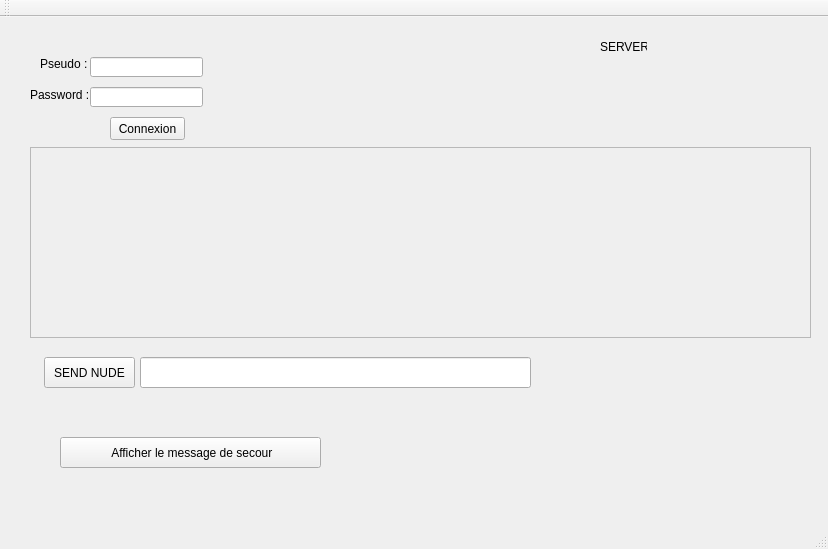
<?xml version="1.0" encoding="UTF-8"?>
<ui version="4.0">
 <class>Premier_Pas_QtClass</class>
 <widget class="QMainWindow" name="Premier_Pas_QtClass">
  <property name="geometry">
   <rect>
    <x>0</x>
    <y>0</y>
    <width>828</width>
    <height>549</height>
   </rect>
  </property>
  <property name="windowTitle">
   <string>Premier_Pas_Qt</string>
  </property>
  <widget class="QWidget" name="centralWidget">
   <widget class="QPushButton" name="pushButton">
    <property name="geometry">
     <rect>
      <x>60</x>
      <y>420</y>
      <width>261</width>
      <height>31</height>
     </rect>
    </property>
    <property name="text">
     <string> Afficher le message de secour</string>
    </property>
   </widget>
   <widget class="QLabel" name="label">
    <property name="geometry">
     <rect>
      <x>10</x>
      <y>460</y>
      <width>371</width>
      <height>31</height>
     </rect>
    </property>
    <property name="text">
     <string/>
    </property>
   </widget>
   <widget class="QLabel" name="label_2">
    <property name="geometry">
     <rect>
      <x>60</x>
      <y>0</y>
      <width>311</width>
      <height>31</height>
     </rect>
    </property>
    <property name="text">
     <string/>
    </property>
   </widget>
   <widget class="QLabel" name="label_3">
    <property name="geometry">
     <rect>
      <x>40</x>
      <y>40</y>
      <width>47</width>
      <height>13</height>
     </rect>
    </property>
    <property name="text">
     <string>Pseudo :</string>
    </property>
   </widget>
   <widget class="QLabel" name="label_4">
    <property name="geometry">
     <rect>
      <x>30</x>
      <y>70</y>
      <width>61</width>
      <height>16</height>
     </rect>
    </property>
    <property name="text">
     <string>Password :</string>
    </property>
   </widget>
   <widget class="QLineEdit" name="NameLineEdit">
    <property name="geometry">
     <rect>
      <x>90</x>
      <y>40</y>
      <width>113</width>
      <height>20</height>
     </rect>
    </property>
   </widget>
   <widget class="QLineEdit" name="PassLineEdit">
    <property name="geometry">
     <rect>
      <x>90</x>
      <y>70</y>
      <width>113</width>
      <height>20</height>
     </rect>
    </property>
   </widget>
   <widget class="QPushButton" name="pushButton_2">
    <property name="geometry">
     <rect>
      <x>110</x>
      <y>100</y>
      <width>75</width>
      <height>23</height>
     </rect>
    </property>
    <property name="text">
     <string>Connexion</string>
    </property>
   </widget>
   <widget class="QPushButton" name="pushButton_3">
    <property name="geometry">
     <rect>
      <x>44</x>
      <y>340</y>
      <width>91</width>
      <height>31</height>
     </rect>
    </property>
    <property name="text">
     <string>SEND NUDE</string>
    </property>
   </widget>
   <widget class="QLabel" name="label_5">
    <property name="geometry">
     <rect>
      <x>600</x>
      <y>20</y>
      <width>47</width>
      <height>20</height>
     </rect>
    </property>
    <property name="text">
     <string>SERVER</string>
    </property>
   </widget>
   <widget class="QLabel" name="label_6">
    <property name="geometry">
     <rect>
      <x>430</x>
      <y>70</y>
      <width>391</width>
      <height>61</height>
     </rect>
    </property>
    <property name="text">
     <string/>
    </property>
   </widget>
   <widget class="QLineEdit" name="MSGEdit">
    <property name="geometry">
     <rect>
      <x>140</x>
      <y>340</y>
      <width>391</width>
      <height>31</height>
     </rect>
    </property>
   </widget>
   <widget class="QScrollArea" name="scrollArea">
    <property name="geometry">
     <rect>
      <x>30</x>
      <y>130</y>
      <width>781</width>
      <height>191</height>
     </rect>
    </property>
    <property name="widgetResizable">
     <bool>true</bool>
    </property>
    <widget class="QWidget" name="scrollAreaWidgetContents">
     <property name="geometry">
      <rect>
       <x>0</x>
       <y>0</y>
       <width>779</width>
       <height>189</height>
      </rect>
     </property>
     <layout class="QGridLayout" name="gridLayout">
      <item row="0" column="0">
       <widget class="QLabel" name="DialBox">
        <property name="cursor">
         <cursorShape>ArrowCursor</cursorShape>
        </property>
        <property name="text">
         <string/>
        </property>
       </widget>
      </item>
     </layout>
    </widget>
   </widget>
  </widget>
  <widget class="QMenuBar" name="menuBar">
   <property name="geometry">
    <rect>
     <x>0</x>
     <y>0</y>
     <width>828</width>
     <height>21</height>
    </rect>
   </property>
  </widget>
  <widget class="QToolBar" name="mainToolBar">
   <attribute name="toolBarArea">
    <enum>TopToolBarArea</enum>
   </attribute>
   <attribute name="toolBarBreak">
    <bool>false</bool>
   </attribute>
  </widget>
  <widget class="QStatusBar" name="statusBar"/>
 </widget>
 <layoutdefault spacing="6" margin="11"/>
 <resources>
  <include location="Premier_Pas_Qt.qrc"/>
 </resources>
 <connections>
  <connection>
   <sender>pushButton</sender>
   <signal>clicked()</signal>
   <receiver>Premier_Pas_QtClass</receiver>
   <slot>onDisplayMessageButtonClicked()</slot>
   <hints>
    <hint type="sourcelabel">
     <x>260</x>
     <y>118</y>
    </hint>
    <hint type="destinationlabel">
     <x>299</x>
     <y>199</y>
    </hint>
   </hints>
  </connection>
  <connection>
   <sender>pushButton_2</sender>
   <signal>clicked()</signal>
   <receiver>Premier_Pas_QtClass</receiver>
   <slot>onDisplayConnexionClicked()</slot>
   <hints>
    <hint type="sourcelabel">
     <x>107</x>
     <y>154</y>
    </hint>
    <hint type="destinationlabel">
     <x>415</x>
     <y>226</y>
    </hint>
   </hints>
  </connection>
  <connection>
   <sender>pushButton_3</sender>
   <signal>clicked()</signal>
   <receiver>Premier_Pas_QtClass</receiver>
   <slot>onSendMessageButtonClicked()</slot>
   <hints>
    <hint type="sourcelabel">
     <x>157</x>
     <y>244</y>
    </hint>
    <hint type="destinationlabel">
     <x>415</x>
     <y>226</y>
    </hint>
   </hints>
  </connection>
 </connections>
 <slots>
  <slot>onDisplayMessageButtonClicked()</slot>
  <slot>onDisplayConnexionClicked()</slot>
  <slot>onSocketConnected()</slot>
  <slot>onSocketDisconnected()</slot>
  <slot>onSendMessageButtonClicked()</slot>
  <slot>onSocketReadyRead()</slot>
  <slot>onServerNewConnecion()</slot>
  <slot>onClientDisconnected()</slot>
  <slot>onClientReadyRead()</slot>
 </slots>
</ui>
